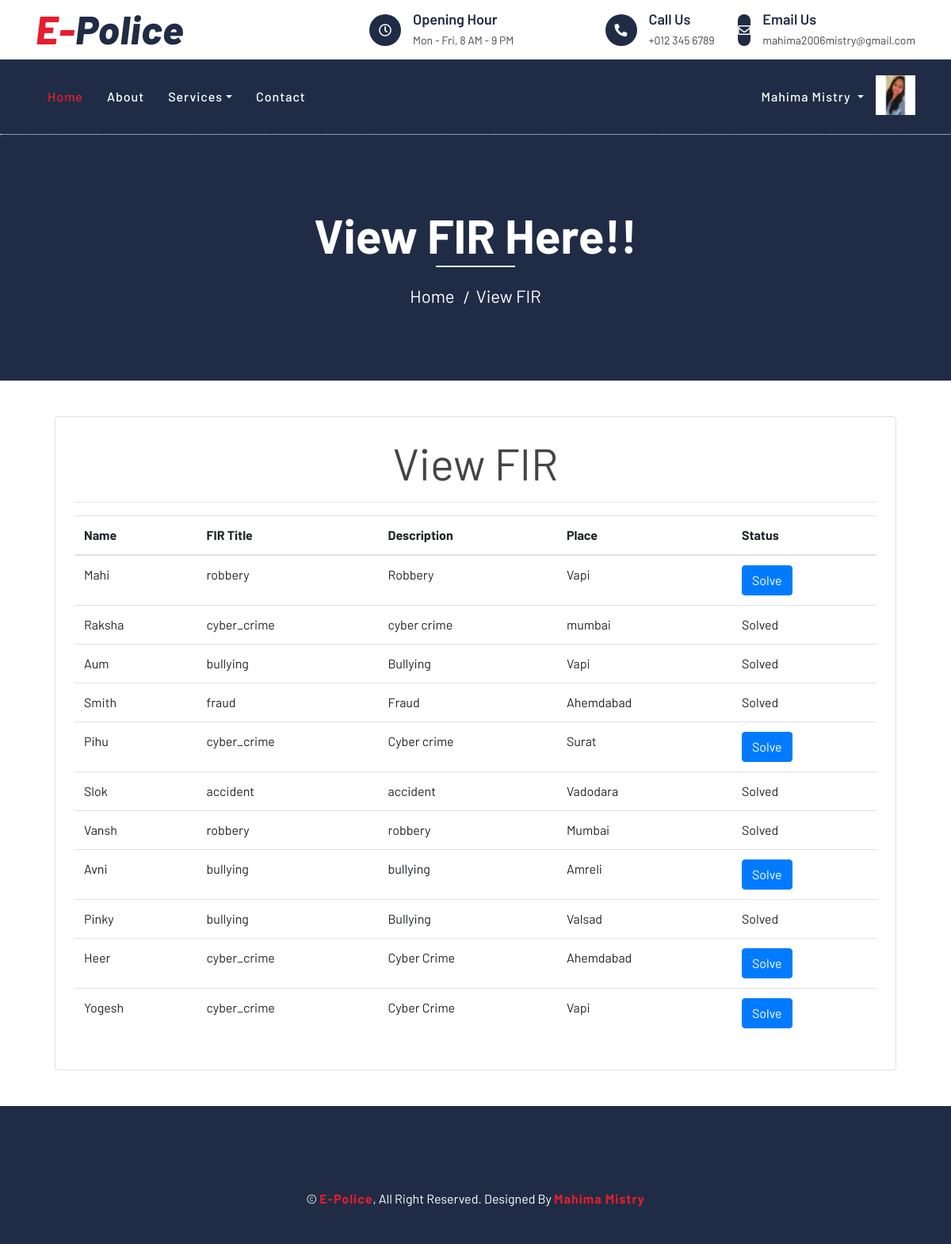
Before: /view_fir_police/ (signed in) with the older database file.
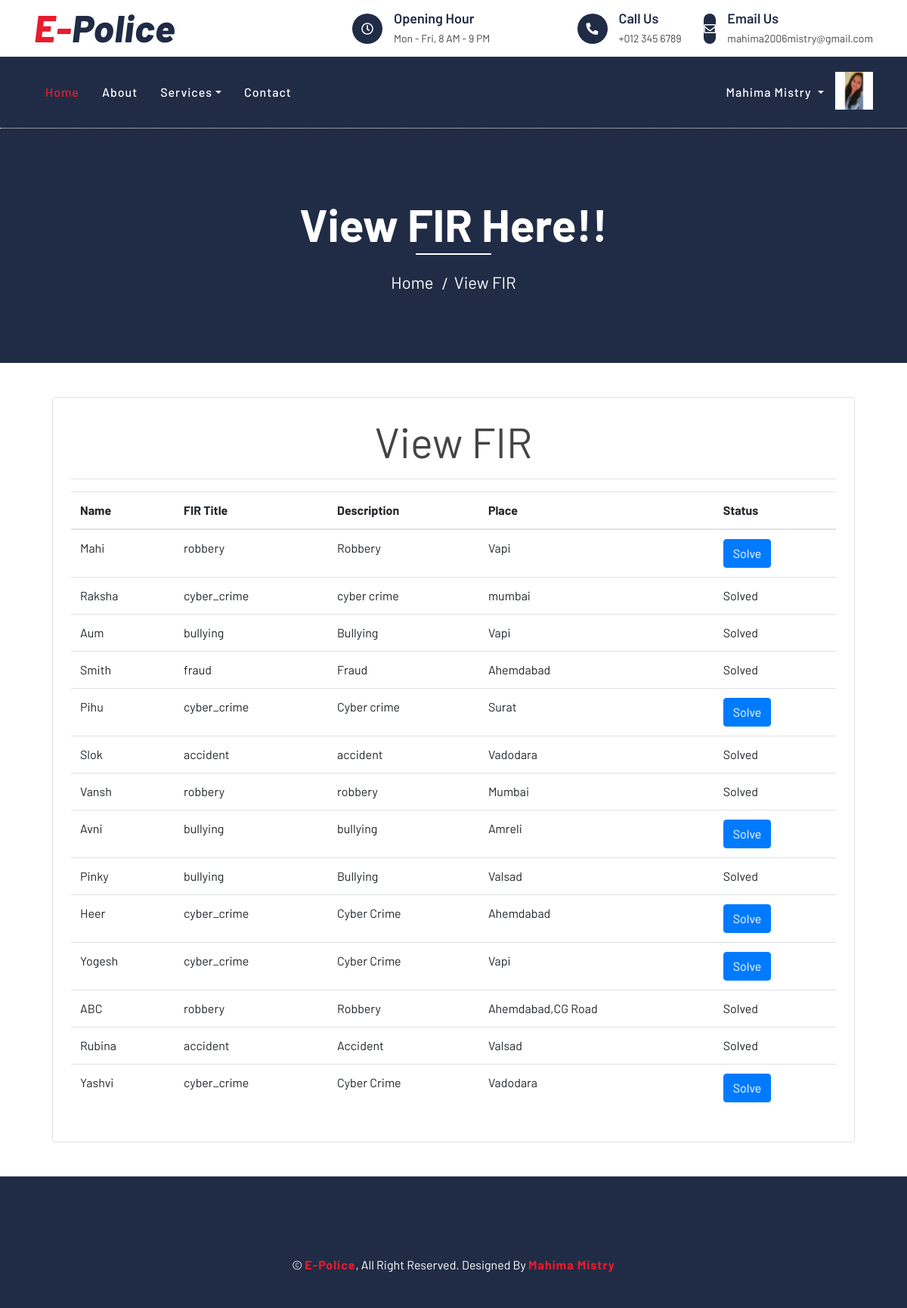
After: the same page with the newer database file.
### epolice/models.py (models this page shows, shortened)
class User(models.Model):
    fname = models.CharField(max_length=50)
    lname = models.CharField(max_length=50)
    email = models.EmailField(unique=True)
    mobile = models.CharField(max_length=10)
    address = models.TextField(max_length=300)
    role = models.CharField(max_length=20,null=True,blank=True)
    password = models.CharField(max_length=50)
    pic = models.FileField(upload_to='Profile',default='profile.jpg')

class FIR(models.Model):
    uid = models.ForeignKey(User,on_delete=models.CASCADE)
    name = models.CharField(max_length=50)
    fir_title = models.CharField(max_length=50)
    description = models.TextField(max_length=300)
    place = models.TextField(max_length=300)
    status = models.BooleanField(default=False,null=True,blank=True)

### epolice/views.py (the view)
# urls.py: path('view_fir_police/',views.view_fir_police,name='view_fir_police'),
def view_fir_police(request):
    uid = User.objects.get(email=request.session['email'])
    vfir = FIR.objects.all()
    select = False
    if request.method == 'POST':
        select = request.POST['search']
        if select == 'pending':
            select = False
        else:
            select = True
    return render(request,'view_fir.html',{'uid':uid,'vfir':vfir,'select':select})

### epolice/templates/view_fir.html (shortened to what this page needs)
{% extends 'header.html' %}
{% load static %}
{% block content %}
<div class="page-header">
    <div class="container">
        <div class="row">
            <div class="col-12">
                <h2>View FIR Here!!</h2>
            </div>
            <div class="col-12">
                <a href="{% url 'index' %}">Home</a>
                <a href="">View FIR</a>
            </div>
        </div>
    </div>
</div>
<div class="container">
    <div class="border rounded p-4 m-4">
        <p class="display-4 text-center"><b>View FIR</b></p>
        <hr>
        <table class="table">
            <thread>
                <tr>
                    <th>Name</th>
                    <th>FIR Title</th>
                    <th>Description</th>
                    <th>Place</th>
                    <th>Status</th>
                </tr>
            </thread>
            <tbody>
                {% for fir in vfir %}
                {% if uid.role == 'citizen' %}
                    <tr>
                        <td>{{ fir.name }}</td>
                        <td>{{ fir.fir_title }}</td>
                        <td>{{ fir.description }}</td>
                        <td>{{ fir.place }}</td>
                        {% if fir.status == False %}
                        <td><button class="btn btn-primary">Solve</button></td>
                        {% else %}
                        <td>Solved</td>
                        {% endif %}
                    </tr>
                {% else %}
                    <tr>
                        <td>{{ fir.name }}</td>
                        <td>{{ fir.fir_title }}</td>
                        <td>{{ fir.description }}</td>
                        <td>{{ fir.place }}</td>
                        {% if fir.status == False %}
                        <td><a href="{% url 'solved_fir' fir.id %}"><button class="btn btn-primary" type="button">Solve</button></a></td>
                        {% else %}
                        <td>Solved</td>
                        {% endif %}
                    </tr>
                {% endif %}
                {% endfor %}
            </tbody>
        </table>
    </div>
</div>
{% endblock %}

### epolice/templates/header.html (shortened to what this page needs)
{% load static %}
<!DOCTYPE html>
<html lang="en">
    <head>
        <link href="https://stackpath.bootstrapcdn.com/bootstrap/4.4.1/css/bootstrap.min.css" rel="stylesheet">
        <link href="https://cdnjs.cloudflare.com/ajax/libs/font-awesome/5.10.0/css/all.min.css" rel="stylesheet">
        <link href="{% static 'lib/flaticon/font/flaticon.css' %}" rel="stylesheet">
        <link href="{% static 'lib/animate/animate.min.css' %}" rel="stylesheet">
        <link href="{% static 'lib/owlcarousel/assets/owl.carousel.min.css' %}" rel="stylesheet">
        <link href="{% static 'css/style.css' %}" rel="stylesheet">
    </head>
    <body>
        <div class="top-bar">
            <div class="container">
                <div class="row align-items-center">
                    <div class="col-lg-4 col-md-12">
                        <div class="logo">
                            <a href="{% url 'index' %}">
                                <h1>E-<span>Police</span></h1>
                            </a>
                        </div>
                    </div>
                    <div class="col-lg-8 col-md-7 d-none d-lg-block">
                        <div class="row">
                            <div class="col-4">
                                <div class="top-bar-item">
                                    <div class="top-bar-icon">
                                        <i class="far fa-clock"></i>
                                    </div>
                                    <div class="top-bar-text">
                                        <h3>Opening Hour</h3>
                                        <p>Mon - Fri, 8 AM - 9 PM</p>
                                    </div>
                                </div>
                            </div>
                            <div class="col-4">
                                <div class="top-bar-item">
                                    <div class="top-bar-icon">
                                        <i class="fa fa-phone-alt"></i>
                                    </div>
                                    <div class="top-bar-text">
                                        <h3>Call Us</h3>
                                        <p>+012 345 6789</p>
                                    </div>
                                </div>
                            </div>
                            <div class="col-4">
                                <div class="top-bar-item">
                                    <div class="top-bar-icon">
                                        <i class="far fa-envelope"></i>
                                    </div>
                                    <div class="top-bar-text">
                                        <h3>Email Us</h3>
                                        <p>mahima2006mistry@gmail.com</p>
                                    </div>
                                </div>
                            </div>
                        </div>
                    </div>
                </div>
            </div>
        </div>
        <div class="nav-bar">
            <div class="container">
                <nav class="navbar navbar-expand-lg bg-dark navbar-dark">
                    <div class="collapse navbar-collapse justify-content-between" id="navbarCollapse">
                        <div class="navbar-nav mr-auto">
                            <a href="{% url 'index' %}" class="nav-item nav-link active">Home</a>
                            <a href="{% url 'about' %}" class="nav-item nav-link">About</a>
                            {% if uid.role == 'citizen' %}
                            <div class="nav-item dropdown">
                                <a href="#" class="nav-link dropdown-toggle" data-toggle="dropdown">Services</a>
                                <div class="dropdown-menu">
                                    <a href="{% url 'add_fir' %}" class="dropdown-item">Register FIR</a>
                                    <a href="{% url 'view_fir' %}" class="dropdown-item">View FIR Status</a>
                                </div>
                            </div>
                            {% elif uid.role == 'police' %}
                            <div class="nav-item dropdown">
                                <a href="#" class="nav-link dropdown-toggle" data-toggle="dropdown">Services</a>
                            </div>
                            {% endif %}
                            {% if request.session.email %}
                            <a href="{% url 'contact' %}" class="nav-item nav-link">Contact</a>
                            {% endif %}
                        </div>
                        {% if request.session.email %}
                        <ul class="navbar-nav">
                            <li class="nav-item dropdown">
                                <a class="nav-link dropdown-toggle" id="navbarDropdown" role="button" data-toggle="dropdown" aria-haspopup="true" aria-expanded="false">
                                    {{ uid.fname }} {{ uid.lname }}
                                </a>
                            </li>
                            {% if uid.pic %}
                            <li class="nav-item">
                                <img src="{{ uid.pic.url }}" alt="" width="50px" height="50px">
                            </li>
                            {% endif %}
                          </ul>
                        {% else %}
                        <div class="ml-auto">
                            <a class="btn btn-custom" href="{% url 'login' %}">Login/Register</a>
                        </div>
                        {% endif %}
                    </div>
                </nav>
            </div>
        </div>
        {% block content %}
        {% endblock %}
        <div class="footer">
            <div class="container copyright">
                <p>&copy; <a href="{% url 'index' %}">E-Police</a>, All Right Reserved. Designed By <a href="">Mahima Mistry</a></p>
            </div>
        </div>
    </body>
</html>

### epolice/static/css/style.css (style rules this page uses)
body { color: #444444; font-weight: 400; background: #ffffff; font-family: 'Barlow', sans-serif; }
h1, h2, h3, h4, h5, h6 { color: #202C45; }
a { color: #202C45; transition: .3s; }
.top-bar { position: relative; height: 75px; display: flex; align-items: center; background: #ffffff; }
.top-bar .logo { text-align: left; overflow: hidden; }
.top-bar .logo h1 { margin: -4px 0 0 0; color: #E81C2E; font-size: 50px; line-height: 50px; font-weight: 800; letter-spacing: 1px; font-style: italic; }
.top-bar .logo h1 span { color: #202C45; }
.top-bar .top-bar-item { display: flex; align-items: center; justify-content: flex-end; }
.top-bar .top-bar-icon { width: 40px; height: 40px; display: flex; align-items: center; justify-content: center; background: #202C45; border-radius: 40px; }
.top-bar .top-bar-icon i { margin: 0; color: #ffffff; font-size: 16px; }
.top-bar .top-bar-text { padding-left: 15px; }
.top-bar .top-bar-text h3 { margin: 0 0 5px 0; font-size: 18px; font-weight: 600; }
.top-bar .top-bar-text p { margin: 0; font-size: 14px; font-weight: 400; }
.nav-bar { position: relative; background: #202C45; }
.nav-bar .navbar { padding: 20px 0; background: #202C45 !important; transition: .3s; }
.navbar-dark .navbar-nav .nav-link, .navbar-dark .navbar-nav .nav-link:focus, .navbar-dark .navbar-nav .nav-link:hover, .navbar-dark .navbar-nav .nav-link.active { color: #ffffff; padding: 15px; font-weight: 500; letter-spacing: 1px; }
.navbar-dark .navbar-nav .nav-link:hover, .navbar-dark .navbar-nav .nav-link.active { color: #E81C2E; }
.page-header { position: relative; margin-bottom: 45px; padding: 90px 0; text-align: center; background: #202C45; border-top: 1px dotted #ffffff; }
.page-header h2 { position: relative; color: #ffffff; font-size: 60px; font-weight: 700; margin-bottom: 20px; padding-bottom: 5px; }
.page-header h2::after { position: absolute; content: ""; width: 100px; height: 2px; left: calc(50% - 50px); bottom: 0; background: #ffffff; }
.page-header a { position: relative; padding: 0 12px; font-size: 22px; color: #ffffff; }
.page-header a::after { position: absolute; content: "/"; width: 8px; height: 8px; top: -2px; right: -7px; text-align: center; color: #ffffff; }
.page-header a:last-child::after { display: none; }
.footer { position: relative; margin-top: 45px; padding-top: 90px; background: #202C45; }
.footer .copyright { text-align: center; padding-top: 15px; padding-bottom: 45px; }
.footer .copyright p { margin: 0; color: #ffffff; }
.footer .copyright p a { color: #E81C2E; font-weight: 700; letter-spacing: 1px; }

Changed rows visible on the page:
added FIR: name "ABC", fir_title "robbery", description "Robbery", place "Ahemdabad,CG Road", status "Solved"
added FIR: name "Rubina", fir_title "accident", description "Accident", place "Valsad", status "Solved"
added FIR: name "Yashvi", fir_title "cyber_crime", description "Cyber Crime", place "Vadodara", status "Solve"
